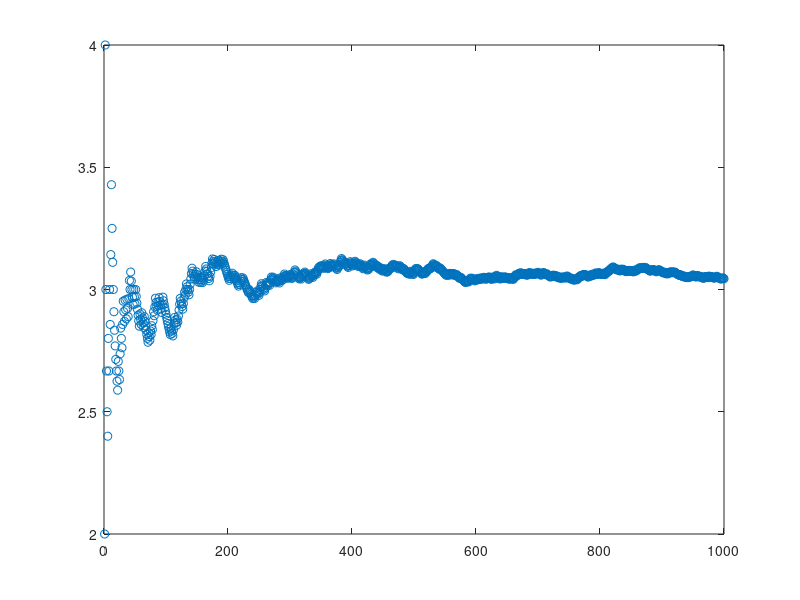

Source code (MATLAB): (Note: this script raises an error after producing the figure.)
%% Buffon's Needle Convergence to Pi
% Law of Large Numbers Demonstration

clc;
clear;
close all;

%% Parameters
L = 1;          % Needle length
D = 1;          % Distance between parallel lines
N = 1000;     % Number of throws

hits = 0;
pi_est = zeros(N,1);

%% Simulation
for n = 1:N

    % Distance from nearest line (0 to D/2)
    y = (D/2) * rand();

    % Random angle (0 to pi/2)
    theta = (pi/2) * rand();

    % Needle crosses?
    if (L/2)*sin(theta) >= y
        hits = hits + 1;
    end

    % Running estimate of pi
    if hits > 0
        pi_est(n) = (2*n)/hits;
    else
        pi_est(n) = NaN;
    end

end

%% Plot

figure('Color','k','Position',[100 100 900 550])

plot(1:N,...
     pi_est,...
     'o',...
     'MarkerSize',6,...
     'MarkerEdgeColor',[0 0.4470 0.7410],...
     'MarkerFaceColor','none');
hold on

% True value of pi
yline(pi,...
    'r--',...
    'LineWidth',2);

grid on

set(gca,...
    'Color','k',...
    'XColor','w',...
    'YColor','w',...
    'GridColor',[0.6 0.6 0.6],...
    'GridAlpha',0.3,...
    'FontSize',12);

xlabel('Number of throws, n',...
    'Color','w',...
    'FontSize',13);

ylabel('Estimate of \pi',...
    'Color','w',...
    'FontSize',13);

title('Estimated value of \pi vs. n',...
    'Color','w',...
    'FontWeight','bold',...
    'FontSize',16);

xlim([1 N])
ylim([2.95 3.30])

legend('Estimated \pi',...
    'True \pi',...
    'TextColor','w',...
    'Location','best');

fprintf('Estimated pi = %.6f\n',pi_est(end));
fprintf('Actual pi    = %.6f\n',pi);
fprintf('Error        = %.6f\n',abs(pi_est(end)-pi));
